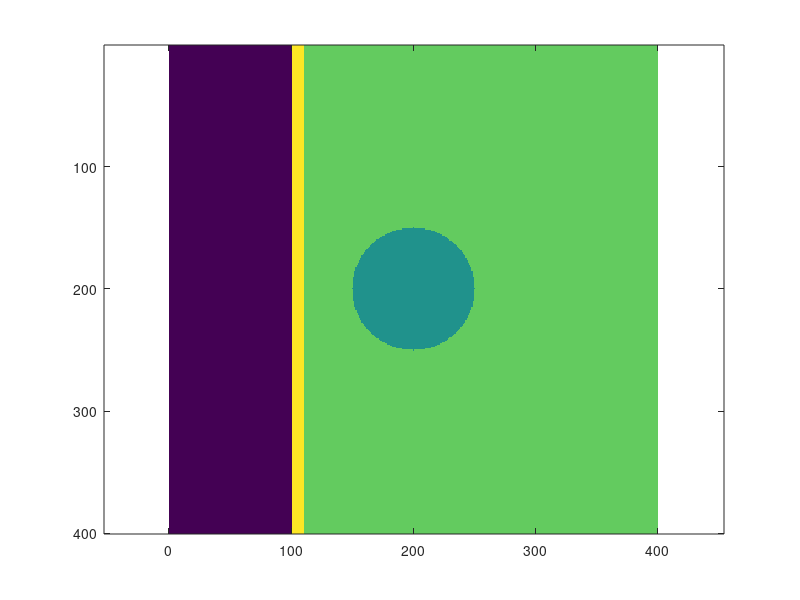

Here is the MATLAB script that generated this plot: (Note: this script raises an error after producing the figure.)
function [] = Photon_00 ()
% Repository group: 01_monte_carlo_foundations
% Version role: primary simulation or study entry point
%
% Research note: This file is retained as a documented historical version.
% Review configuration, external data dependencies, and output paths before use.
% implementing Monte Carlo Simulation - a failure

clear, clc, close all

Ny=400; Nx=Ny; Nz=Ny;
dx = 0.010; % mm, 10-um bin size.
dz = dx;
x = ([1:Nx]'-Nx/2)*dx;
z = [1:Nz]'*dx;
T = double(zeros(Nx,Ny,Nz)); % number of voxels in tissue cube
T = T + 4; % fill background with skin (4 = dermis)
zsurf = 1; % position of air/skin surface
for iz=1:Nz % for every depth z(iz)
    % air
    if iz<=round(zsurf/dz) % dz = voxel size
    T(:,:,iz) = 1; % 1 = air
    end
    % epidermis (100 um thick)
    if iz>round(zsurf/dz) & iz<=round((zsurf+0.100)/dz)
        T(:,:,iz) = 5; % 5 = epidermis
    end
    % blood vessel @ xc, zc, radius, oriented along y axis
    xc = 0; % [mm], center of blood vessel
    zc = Nz/2*dz; % [mm], center of blood vessel
    vesselradius = 0.5; % blood vessel radius [mm]
    for ix=1:Nx
        xd = x(ix) - xc; % vessel, x distance from vessel center
        zd = z(iz) - zc; % vessel, z distance from vessel center
        r = sqrt(xd^2 + zd^2); % r from vessel center
        if (r<=vesselradius) % if r is within vessel
            T(ix,:,iz) = 3; % 3 = blood. Extend pattern over all y.
        end
    end %ix
end % iz

imagesc(squeeze(T(:,1,:))), axis equal, axis tight


nm = 460; % requested wavelength
nmLIB = 300;
MU2 = interp1(nmLIB,MU,nm); % horizontal vector
j=5; % pointer to tissue type
tissue(j).name = 'epidermis';
B = 0; % blood volume fraction
S = 0; % saturation of hemoglobin
W = 0.75; % water volume fraction
M = 0.03; % melanosome volume fraction
F = 0; % fat volume fraction
a = 2; % mm^-1, scattering strength = reduced scattering coeff. at lambda_ref=500nm
fray = 0.0; % fraction of reduced scattering at 500nm due to Rayleigh scattering
% 1-fray = fraction of reduced scattering at 500nm due to Mie scattering
bmie = 1.0; % Mie scattering power
g1 = 0.90; % anisotropy of scatter
musp = a*(fray*(nm/500).^-4 + (1-fray)*(nm/500).^-bmie); % reduced scattering
X = [B*S B*(1-S) W M F]'; % vertical vector
tissue(j).mua = MU2*X; % matrix multiplication --> absorption coeff.
tissue(j).mus = a/(1-g1); % scattering coeff.
tissue(j).g1 = g1; % anisotropy of scatter

end
